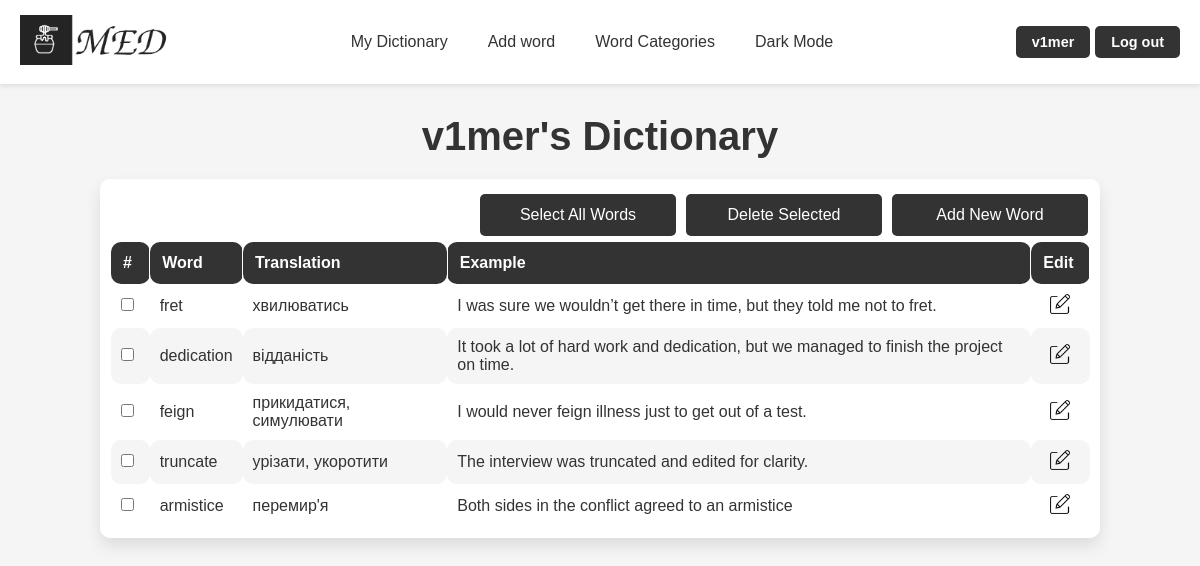
Before: /words/ (signed in) with the older database file.
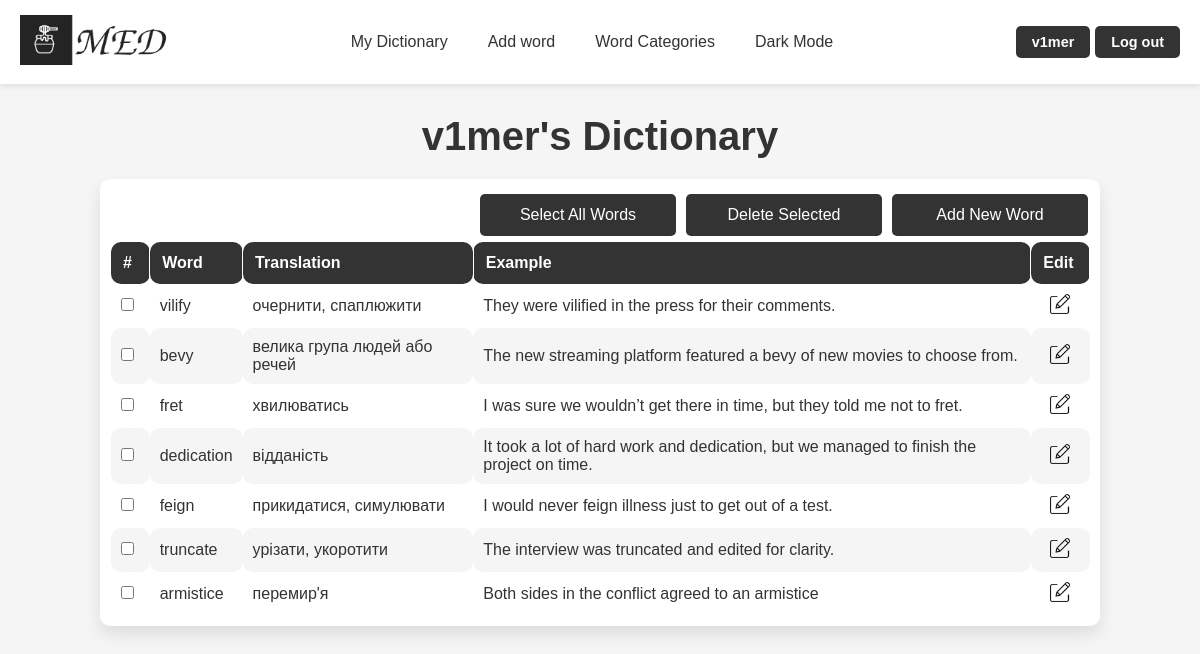
After: the same page with the newer database file.
### med/models.py (models this page shows, shortened)
class Word(models.Model):
    word = models.CharField(max_length=100)
    translation = models.CharField(max_length=100)
    example = models.TextField(blank=True)
    time_create = models.DateTimeField(auto_now_add=True)
    time_update = models.DateTimeField(auto_now=True)
    user = models.ForeignKey(User, on_delete=models.CASCADE)
    class Meta:
        ordering = ['-time_create', 'word']
        indexes = [
            models.Index(fields=['-time_create'])
        ]

### med/views.py (the view)
# urls.py: path('words/', views.WordListView.as_view(), name='words'),
@method_decorator(login_required, name='dispatch')
class WordListView(ListView):
    paginate_by = 25
    model = Word
    template_name = 'med/words.html'
    context_object_name = 'words'
    def get_context_data(self, **kwargs):
        context = super().get_context_data(**kwargs)
        context['title'] = f"{self.request.user.username}'s Dictionary"
        return context
    def get_queryset(self):
        return Word.objects.filter(user=self.request.user)

### med/templates/med/words.html (shortened to what this page needs)
{% extends 'base.html' %}
{% load static %}
{% block content %}
<h1>{{title}}</h1>
<div class="word_table_container">
    <div class="buttons">
        <a href="#" onclick="selectAllWords(); return false;">Select All Words</a>
        <a href="#" onclick="deleteSelectedWords(); return false;">Delete Selected</a>
        <a href="{% url 'addword' %}">Add New Word</a>
    </div>
    <table class="word_table">
        <thead>
            <tr>
                <th class="checboxes">#</th>
                <th>Word</th>
                <th>Translation</th>
                <th>Example</th>
                <th class="edit">Edit</th>
            </tr>
        </thead>
        <tbody>
            {% for word in words %}
                <tr>
                    <td><input type="checkbox" name="word_checkbox" value="{{ word.id }}"></td>
                    <td>{{ word.word }}</td>
                    <td>{{ word.translation }}</td>
                    <td>{{ word.example }}</td>
                    <td class="img_td"><a href="{% url 'edit_word' word.id %}"><img class="edit_img" src="{% static 'med/img/features/edit_light.png' %}" data-light-src="{% static 'med/img/features/edit_light.png' %}" data-dark-src="{% static 'med/img/features/edit_dark.png' %}" alt="Edit img"></a></td>
                </tr>
            {% endfor %}
        </tbody>
    </table>
</div>
{% endblock %}

### templates/base.html (shortened to what this page needs)
{% load static %}
<!DOCTYPE html>
<html lang="en">
<head>
    <link rel="stylesheet" type="text/css" href="{% static 'med/css/styles.css' %}">
</head>
<body>
<header>
    {% if not user.is_authenticated %}
    <a href="{% url 'home' %}"><img id="logo_img" src="{% static 'med/img/base/light_logo.png' %}" data-light-src="{% static 'med/img/base/light_logo.png' %}" data-dark-src="{% static 'med/img/base/dark_logo.png' %}" alt="MED Logo"></a>
    {% else %}
    <a href="{% url 'profile' %}"><img id="logo_img" src="{% static 'med/img/base/light_logo.png' %}" data-light-src="{% static 'med/img/base/light_logo.png' %}" data-dark-src="{% static 'med/img/base/dark_logo.png' %}" alt="MED Logo"></a>
    {% endif %}
    <nav class="nav-items">
        <div class="nav-center">
            {% if user.is_authenticated %}
                <a href="{% url 'words' %}">My Dictionary</a>
                <a href="{% url 'addword' %}">Add word</a>
                <a href="{% url 'groups' %}">Word Categories</a>
            {% else %}
                <a href="{% url 'login' %}">My Dictionary</a>
                <a href="{% url 'login' %}">Add word</a>
                <a href="#">Word Categories</a>
            {% endif %}
            <a href="#" id="theme-toggle-dark">Dark Mode</a>
        </div>
        {% if request.user.is_authenticated %}
        <div class="buttons">
            <a href="{% url 'profile' %}">{{request.user.username}}</a>
            <a href="{% url 'logout' %}">Log out</a>
        </div>
        {% else %}
        <div class="buttons">
            <a href="{% url 'login' %}">Log in</a>
            <a href="{% url 'register' %}">Register</a>
        </div>
        {% endif %}
    </nav>
</header>
<div class="container">
    {% block content %}
    {% endblock %}
</div>
</body>
</html>

### med/static/med/css/styles.css (style rules this page uses)
:root { --background-color: #f5f5f5; --text-color: #333; --header-background: #ffffff; --button-background: #333; --button-text-color: #ffffff; --feature-background: #fff; --word-list-background: #fff; --feature-shadow: 0px 8px 16px rgba(0, 0, 0, 0.1); --feature-text-color: #666; --list-text-color: #666; }
body { font-family: Arial, sans-serif; background-color: var(--background-color); color: var(--text-color); }
a { text-decoration: none; color: var(--text-color); transition: color 0.3s; }
* { margin: 0; padding: 0; box-sizing: border-box; }
header { display: flex; justify-content: space-between; align-items: center; padding: 15px 20px; background-color: var(--header-background); box-shadow: 0px 2px 5px rgba(0, 0, 0, 0.1); }
header .nav-items { display: flex; align-items: center; width: 100%; justify-content: space-between; }
header .nav-center { display: flex; gap: 20px; justify-content: center; flex-grow: 1; align-items: center; }
header .buttons { display: flex; gap: 5px; align-items: center; margin-top: 0px; }
header #logo_img { height: 50px; cursor: pointer; }
header .nav-center a { text-decoration: none; color: var(--nav-link-color); font-size: 1em; font-weight: 500; padding: 5px 10px; transition: color 0.3s, background-color 0.3s; }
header .buttons a { text-decoration: none; color: var(--button-text-color); background-color: var(--button-background); padding: 8px 16px; border-radius: 5px; font-size: 0.9em; font-weight: bold; transition: background-color 0.3s, transform 0.3s; margin: 0; }
.container { max-width: 1200px; margin: 0 auto; text-align: center; padding: 30px 10px; }
.container h1 { font-size: 2.5em; color: var(--text-color); margin-bottom: 15px; }
.buttons a { text-decoration: none; color: var(--button-text-color); background-color: var(--button-background); padding: 12px 24px; margin: 0 5px; border-radius: 5px; font-size: 1em; transition: background-color 0.3s; }
.word_table_container { max-width: 1000px; margin: 20px auto; padding: 10px; background-color: var(--feature-background); border-radius: 10px; box-shadow: var(--feature-shadow); }
.word_table { width: 100%; border-collapse: collapse; font-size: 1em; color: var(--text-color); border: 1px solid var(--dark-card-border); }
.word_table thead th { background-color: var(--button-background); color: var(--button-text-color); padding: 12px; text-align: left; font-weight: bold; border-bottom: 2px solid var(--dark-card-border); }
.word_table tbody td { padding: 10px; border: 1px solid var(--dark-card-border); text-align: left; color: var(--text-color); }
.word_table tbody tr:nth-child(even) { background-color: var(--background-color); }
.word_table th, td { border: 1px solid var(--feature-background); border-radius: 10px; }
.word_table_container .buttons { display: flex; justify-content: flex-end; }
.word_table_container .buttons a { margin: 5px 5px; width: 20%; }
.word_table_container .buttons a:last-child { margin: 5px 2px 5px 5px; }
.word_table_container .edit_img { width: 20px; height: 20px; cursor: pointer; display: inline-block; }
.word_table_container .img_td { text-align: center; vertical-align: middle; }
.checboxes { width: 4%; }
.edit { width: 6%; }

Changed rows visible on the page:
added Word: word "vilify", translation "очернити, спаплюжити", example "They were vilified in the press for their comments."
added Word: word "bevy", translation "велика група людей або речей", example "The new streaming platform featured a bevy of new movies to choose from."
